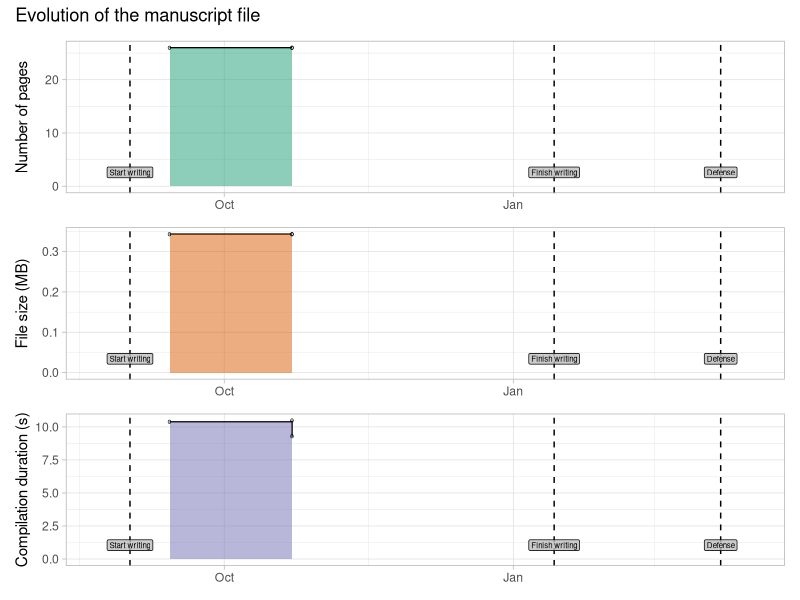

Write R code to recreate this figure.
library(ggplot2)
library(dplyr)
library(readr)
library(patchwork)

palette = c(
    "#1b9e77",
    "#d95f02",
    "#7570b3",
    "#e7298a",
    "#66a61e",
    "#e6ab02",
    "#a6761d",
    "#666666"
)

df = read.csv("build/thesis_data.csv") %>%
    mutate(timestamp=parse_datetime(as.character(timestamp), "%Y-%m-%d %H:%M:%S")) %>%
    mutate(file_size = file_size*1e-6)
df_lagged = df %>%
    mutate_at(vars(-("timestamp")),lag)
df_combined = bind_rows(old=df, new=df_lagged, .id="source") %>%
    arrange(timestamp, source)
steps = data.frame(timestamp=c("2021/09/01", "2022/01/14", "2022/03/08"),
                   event=c("Start writing", "Finish writing", "Defense")) %>%
    mutate(timestamp=parse_datetime(as.character(timestamp), "%Y/%m/%d"))


draw_plot = function(ycol, color) {
    max_val = df[[ycol]] %>% max(na.rm=T)
    return(ggplot(df) +
    aes_string(x="timestamp", y=ycol) +
    geom_step() +
    geom_ribbon(data=df_combined, aes_string(ymin=0, ymax=ycol), fill=color, alpha=0.5) +
    geom_point(shape='o') +
    geom_vline(data=steps, aes(xintercept=timestamp), linetype="dashed", color="black") +
    geom_label(data=steps, aes(x=timestamp, y=max_val/10, label=event), fill="gray", alpha=0.8, color="black", size=2) +
    xlab("Timestamp") +
    expand_limits(y=0) +
    expand_limits(x=steps %>% pull(timestamp) %>% min() - 3600*24*10) +
    expand_limits(x=steps %>% pull(timestamp) %>% max() + 3600*24*10) +
    theme_light() +
    theme(axis.title.x = element_blank())
    )
}

p1 = draw_plot("nb_pages", palette[1]) +
    ylab("Number of pages")
p2 = draw_plot("file_size", palette[2]) +
    ylab("File size (MB)")
p3 = draw_plot("compilation_duration", palette[3]) +
    ylab("Compilation duration (s)")

plot = p1 / p2 / p3 + plot_annotation(
    title = 'Evolution of the manuscript file'
)

ggsave("build/evolution_plot.png", plot=plot, width=4, height=8)
